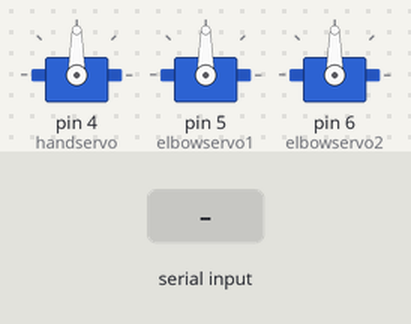
The sketch below on a simulated Arduino Uno, built with avr-gcc and run on an emulated ATmega328P. Parts: 3 × servo. The inputs (shaded band) are chosen by the test bench.

Above: at 1.2 s.
1.3 s: byte 30 received over Serial
At 2.1 s:
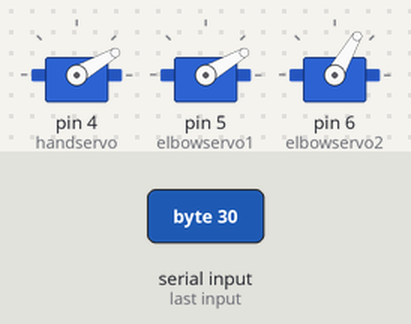
2.8 s: byte 90 received over Serial
At 3.2 s:
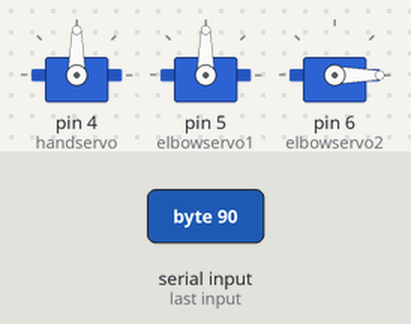
4.3 s: byte 120 received over Serial
At 5.6 s:
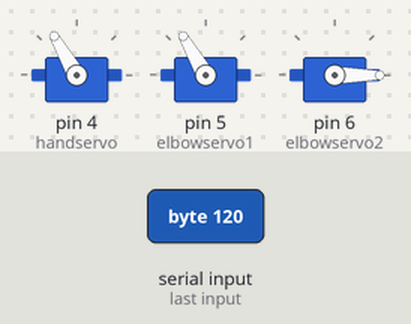
Timing chart, 0 to 7.3 s (numbered marks = the images above; inputs shaded):
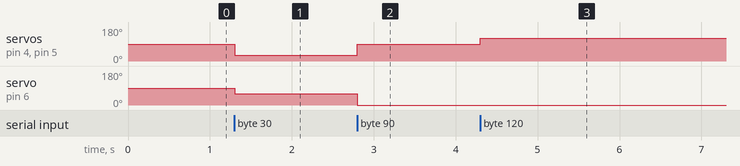

Measured:
- after the input at 1.3 s, servo on pin 4 (handservo), servo on pin 5 (elbowservo1): 90° → 30° at once; servo on pin 6 (elbowservo2): 90° → 60° at once
- after the input at 2.8 s, servo on pin 4 (handservo), servo on pin 5 (elbowservo1): 30° → 90° at once; servo on pin 6 (elbowservo2): 60° → 0° at once
- after the input at 4.3 s, servo on pin 4 (handservo), servo on pin 5 (elbowservo1): 90° → 120° at once

The sketch:

Leap_Motion_with_3_Servos.ino
```cpp
#include <SoftwareSerial.h>
SoftwareSerial Thermal(2, 3);

char value2;

#include <Wire.h>
#include <Servo.h>
char val; // Data received from the serial port
int trigPin = 11;    // Trigger
int echoPin = 12;    // Echo
long duration, cm, inches;
 int value;
 Servo handservo;  // create servo object to control a servo
Servo elbowservo1; //each servo is one side of the hand
Servo elbowservo2;

boolean approached = false; // approached boolean


void setup()
{
 Serial.begin(9600); //has to match processing and monitor
  // attaches the servo on pin 3 to the servo object
  handservo.attach(4);  // attaches the servo on Digital pin 3 to the servo object
  elbowservo1.attach(5);  // attaches the servo on pin 3 to the servo object
  elbowservo2.attach(6);

}


void loop()
{
 while (Serial.available()) { // If data is available to read,
 val = Serial.read(); // read it and store it in val
 int val2 = map(val,0,90,90,0);
 handservo.write(val);
 elbowservo1.write(val);
 elbowservo2.write(val2);
 }


}
```
